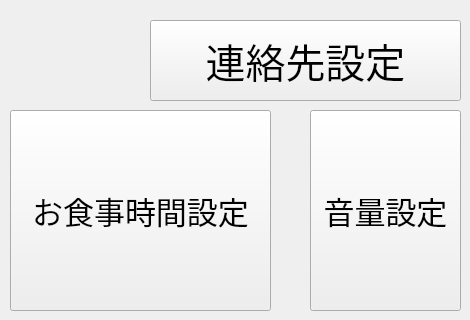
    <widget class="QWidget" name="page_1">
     <widget class="QPushButton" name="pushButton_return">
      <property name="geometry">
       <rect>
        <x>10</x>
        <y>20</y>
        <width>121</width>
        <height>71</height>
       </rect>
      </property>
      <property name="text">
       <string/>
      </property>
      <property name="icon">
       <iconset>
        <normaloff>../image/capsule_return.png</normaloff>../image/capsule_return.png</iconset>
      </property>
      <property name="iconSize">
       <size>
        <width>100</width>
        <height>100</height>
       </size>
      </property>
      <property name="flat">
       <bool>true</bool>
      </property>
     </widget>
     <widget class="QPushButton" name="pushButton_setadress">
      <property name="geometry">
       <rect>
        <x>150</x>
        <y>20</y>
        <width>311</width>
        <height>81</height>
       </rect>
      </property>
      <property name="font">
       <font>
        <pointsize>30</pointsize>
       </font>
      </property>
      <property name="text">
       <string>連絡先設定</string>
      </property>
     </widget>
     <widget class="QPushButton" name="pushButton_set_mealtime">
      <property name="geometry">
       <rect>
        <x>10</x>
        <y>110</y>
        <width>261</width>
        <height>201</height>
       </rect>
      </property>
      <property name="font">
       <font>
        <pointsize>23</pointsize>
       </font>
      </property>
      <property name="text">
       <string>お食事時間設定</string>
      </property>
     </widget>
     <widget class="QPushButton" name="pushButton_set_volume">
      <property name="geometry">
       <rect>
        <x>310</x>
        <y>110</y>
        <width>151</width>
        <height>201</height>
       </rect>
      </property>
      <property name="font">
       <font>
        <family>Apple SD Gothic Neo</family>
        <pointsize>23</pointsize>
        <kerning>true</kerning>
       </font>
      </property>
      <property name="text">
       <string>音量設定</string>
      </property>
     </widget>
    </widget>
